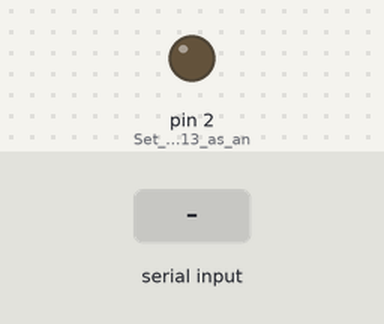
The sketch below on a simulated Arduino Uno, built with avr-gcc and run on an emulated ATmega328P. Shown: output pins drawn as LEDs (lit = HIGH). The test bench sets the inputs (shaded band).

Above: at 1.2 s.
1.3 s: "1" received over Serial
At 1.7 s:
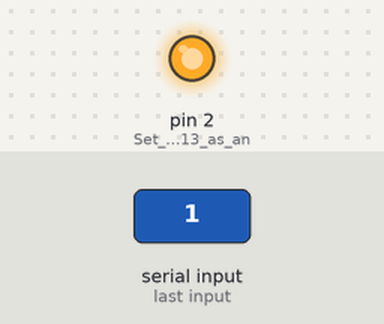
Timing chart, 0 to 4.3 s (numbered marks = the images above; inputs shaded):
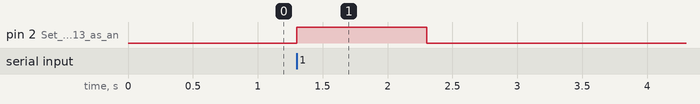

The sketch:

24-11-27-arduinoserial.ino
```cpp
void setup() {
  Serial.begin(9600);  // Initialize serial communication
  pinMode(2, OUTPUT);  // Set digital pin 13 as an output (example)
}

void loop() {
  if (Serial.available() > 0) {
    char received = Serial.read();  // Read the incoming byte
    if (received == '1') {          // if Digital Pin 2 gets 1, turn on
      digitalWrite(2, HIGH);        // Turn on the LED
      delay(1000);
      digitalWrite(2, LOW);  // Turn on the LED
      delay(1000);
    } else if (received == '0') {
      digitalWrite(2, LOW);  // Turn off the LED
    }
  }
}
```

Measured:
- after the input at 1.3 s, pin 2 (Set_digital_pin_13_as_an): LOW → HIGH at once, → LOW 1.0 s later
